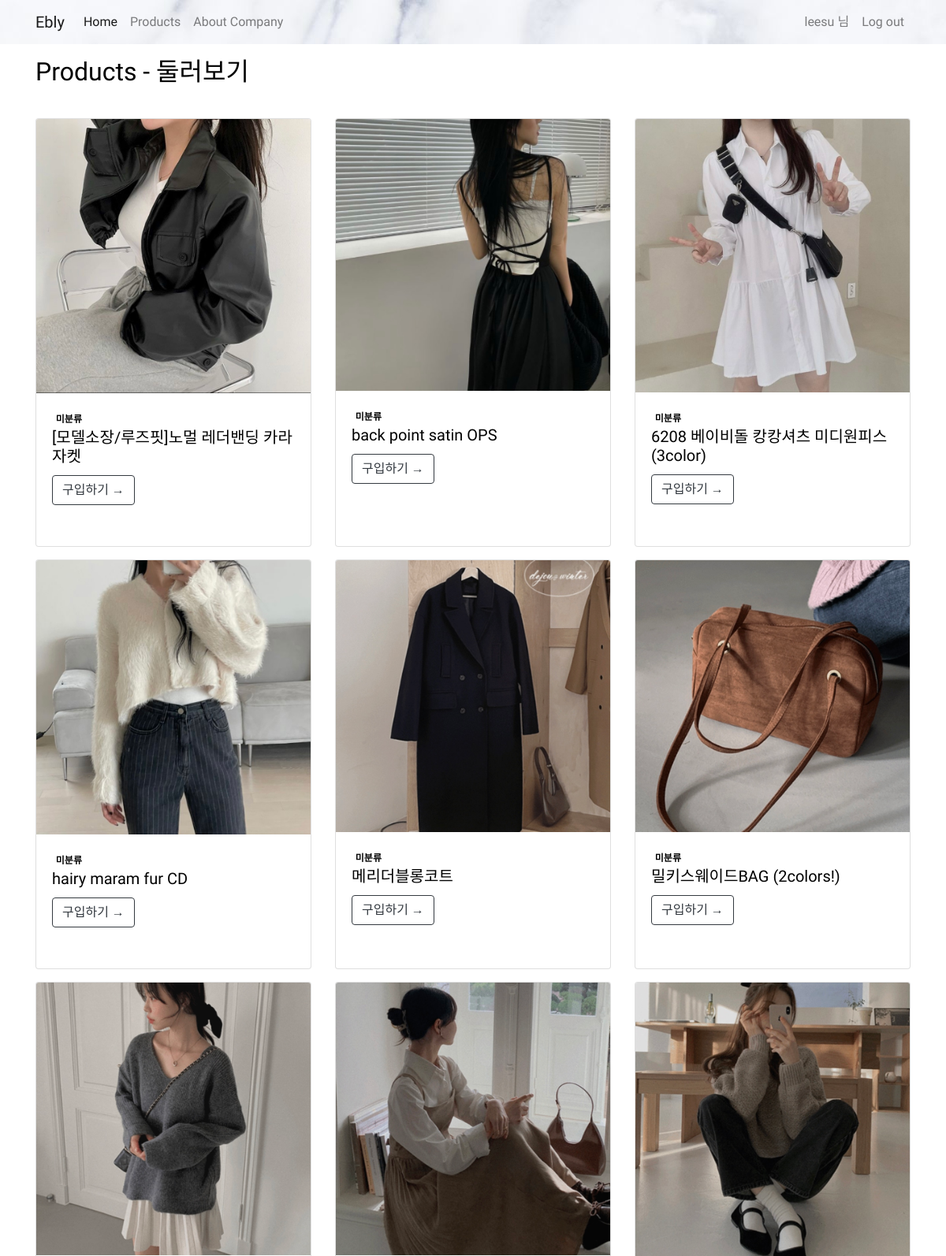
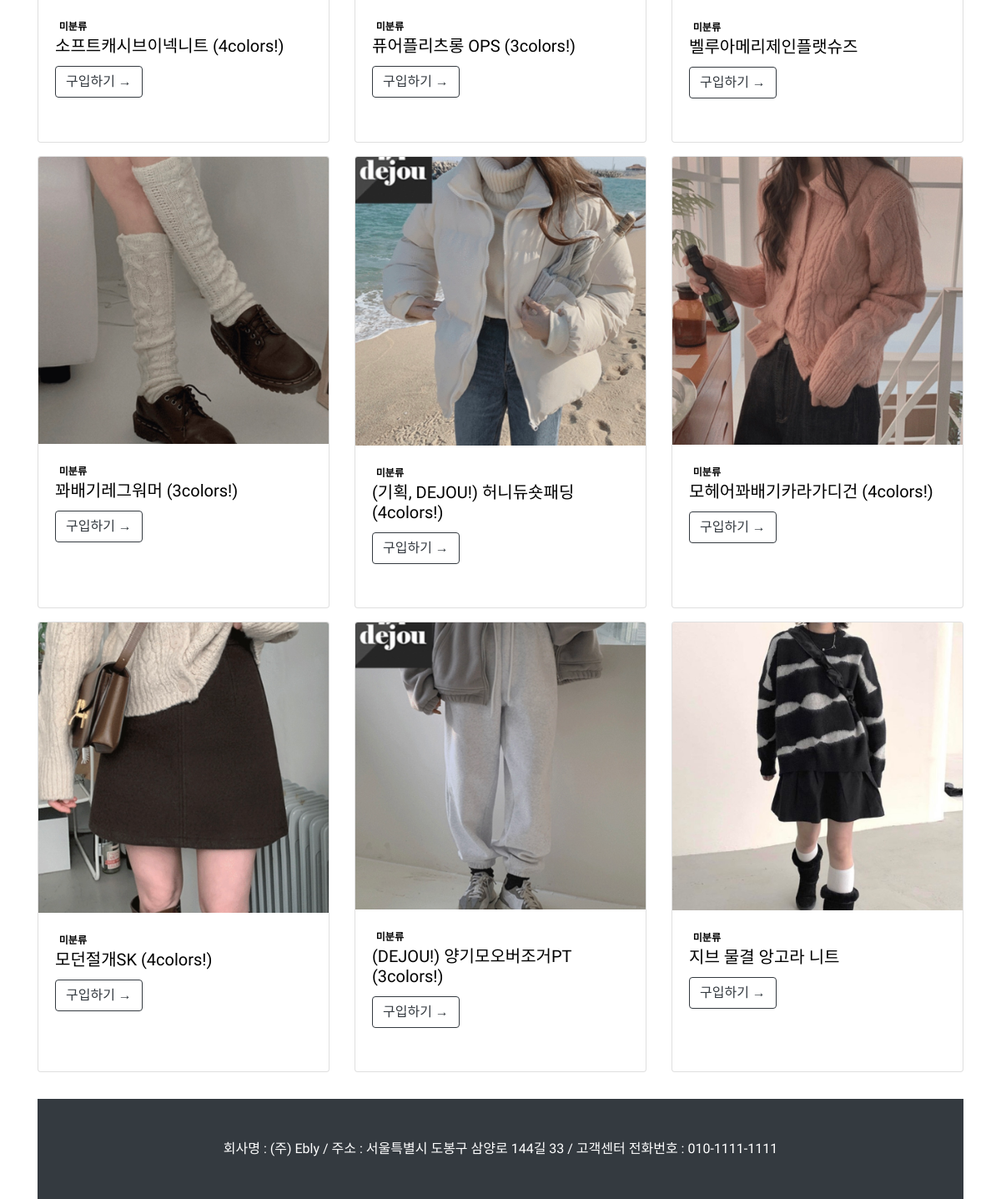
/shop/ (signed in), run on the app's committed database (2 pictures, top to bottom).
### shop/models.py (models this page shows)
class Good(models.Model):
    name = models.TextField()
    about = models.TextField()
    price = models.IntegerField()
    inventory = models.IntegerField(blank=False)
    image = models.ImageField(upload_to='shop/images/', blank=False)
    from_url = models.URLField()
    company = models.ForeignKey(Company, null=True, on_delete=models.CASCADE)
    size = models.ManyToManyField(Size)
    color = models.ManyToManyField(Color)
    def __str__(self):
        return f'{self.name}'
    def get_absolute_url(self):
        return f'/shop/{self.pk}/'

### shop/views.py (the view)
# urls.py: path('', views.GoodList.as_view()),
class GoodList(ListView):
    model = Good
    ordering = 'pk'

### shop/templates/shop/good_list.html (shortened to what this page needs)
<!DOCTYPE html>
{% load static %}
<html lang="ko">
<head>
    <link href="{% static 'shop/css/font.css' %}" rel="stylesheet" type="text/css" media="screen">
    <link href="{% static 'shop/bootstrap/bootstrap.min.css' %}" rel="stylesheet" type="text/css" media="screen">
    <link href="{% static 'shop/css/footer.css' %}" rel="stylesheet" type="text/css" media="screen">
</head>
<body>
<section class="web-font">
    {% include 'shop/navbar.html' %}
    <div class="container">
        <h2 class="mt-3">Products - 둘러보기</h2>
        <div class="row">
            {% for good in good_list %}
            <div class="col-sm-4 mt-3">
                <div class="card mb-3 mt-3 h-100">
                    <div>
                        <img class="card-img-top" src="{{ good.image.url }}" alt="{{ good }}" />
                    </div>
                    <div class="card-body">
                        <span class="badge bg-outline-dark float-rigth">미분류</span>
                        <h5 class="card-title">{{ good.name }}</h5>
                        <a class="btn btn-outline-dark" href="{{ good.get_absolute_url }}">구입하기 →</a>
                    </div>
                </div>
            </div>
            {% endfor %}
        </div>
    </div>
<div class="container">
    <div class="mt-5">
        {% include 'shop/footer.html' %}
    </div>
</div>
</section>
</body>
</html>

### shop/templates/shop/navbar.html (shortened to what this page needs)
{% load socialaccount %}
<nav class="navbar navbar-expand-lg navbar-light web-font" style="background-image: URL(/static/home/images/8f12c522b317357e028e336ac76e825b.jpg);">
    <div class="container">
        <a class="navbar-brand" href="/">Ebly</a>
        <div class="collapse navbar-collapse" id="navbarNavDropdown">
        <ul class="navbar-nav">
            <li class="nav-item active">
              <a class="nav-link" href="/">Home<span class="sr-only">(current)</span></a>
            </li>
            <li class="nav-item">
              <a class="nav-link" href="/shop/">Products</a>
            </li>
            <li class="nav-item">
              <a class="nav-link" href="/about_company/">About Company</a>
            </li>
        </ul>
        <ul class="navbar-nav ml-auto">
            {% if user.is_authenticated %}
            <li class="nav-item">
                <a class="nav-link" href="./mypage.html">{{user.username}} 님</a>
            </li>
            <li class="nav-item">
              <a class="nav-link" href="/accounts/logout/">Log out</a>
            </li>
            {% endif %}
        </ul>
        </div>
        </div>
  </nav>

### data on the page
Good: image (picture), name "[모델소장/루즈핏]노멀 레더밴딩 카라 자켓"
Good: image (picture), name "back point satin OPS"
Good: image (picture), name "6208 베이비돌 캉캉셔츠 미디원피스(3color)"
Good: image (picture), name "hairy maram fur CD"
Good: image (picture), name "메리더블롱코트"
Good: image (picture), name "밀키스웨이드BAG (2colors!)"
Good: image (picture), name "소프트캐시브이넥니트 (4colors!)"
Good: image (picture), name "퓨어플리츠롱 OPS (3colors!)"
Good: image (picture), name "벨루아메리제인플랫슈즈"
Good: image (picture), name "꽈배기레그워머 (3colors!)"
Good: image (picture), name "(기획, DEJOU!) 허니듀숏패딩 (4colors!)"
Good: image (picture), name "모헤어꽈배기카라가디건 (4colors!)"
Good: image (picture), name "모던절개SK (4colors!)"
Good: image (picture), name "(DEJOU!) 양기모오버조거PT (3colors!)"
Good: image (picture), name "지브 물결 앙고라 니트"

### other printed values
{{ user.username }} "leesu"
